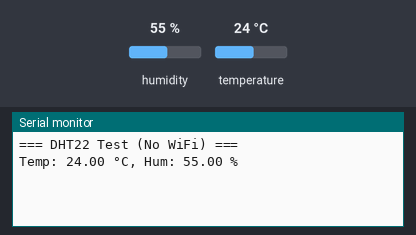
A sketch run on a simulated Arduino Uno, built with avr-gcc and run on an emulated ATmega328P. Shown: the last lines printed to the serial monitor. Inputs (shaded band) come from the test bench; at power-on: humidity 55 %, temperature 24 °C.

Above: at 3.2 s.
3.3 s: humidity set to 22 %
At 5.4 s:
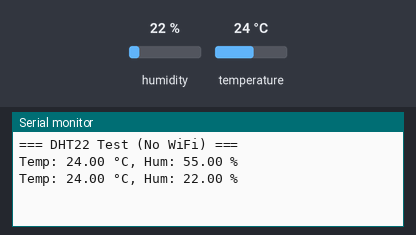
6.0 s: temperature set to 12 °C
At 7.2 s:
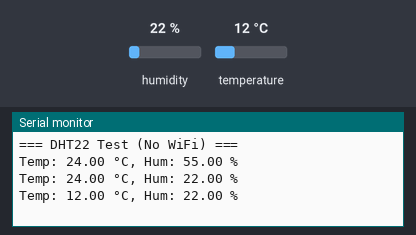
8.7 s: humidity set to 40 %
At 10.7 s:
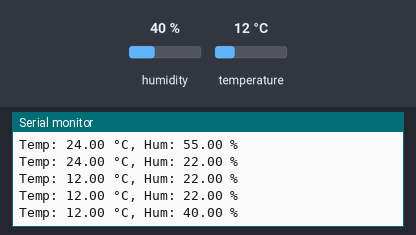
Timing chart, 0 to 12.2 s (numbered marks = the images above; inputs shaded):
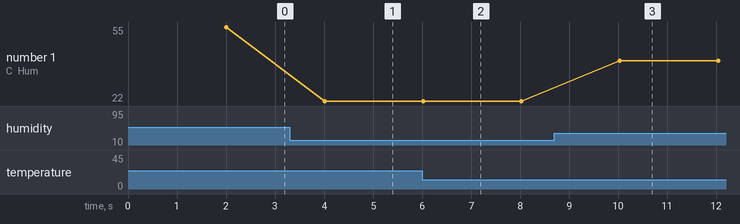

Measured:
- after the input at 3.3 s, the serial monitor: prints a new line after 0.71 s (image 1)
- after the input at 6.0 s, the serial monitor: prints a new line at once (image 2)
- after the input at 8.7 s, the serial monitor: prints a new line after 1.3 s (image 3)
- plotted number 1: 22 → 40 after the input at 8.7 s

The sketch:

DHT22_temperature_sensor_no_wifi.ino
```cpp
#include <DHT.h>

#define DHTPIN 4
#define DHTTYPE DHT22   // DHT22 (or DHT11)

DHT dht(DHTPIN, DHTTYPE);   // Constructor with pin and type

void setup() {
  Serial.begin(115200);
  delay(2000);
  Serial.println("\n=== DHT22 Test (No WiFi) ===");
  dht.begin();   // Adafruit uses begin()
}

void loop() {
  float temp = dht.readTemperature();   // readTemperature() not getTemperature()
  float hum = dht.readHumidity();

  Serial.print("Temp: ");
  Serial.print(temp);
  Serial.print(" °C, Hum: ");
  Serial.print(hum);
  Serial.println(" %");

  if (isnan(temp) || isnan(hum)) {
    Serial.println("⚠️ Read failed – check wiring!");
  }

  delay(2000);
}
```
